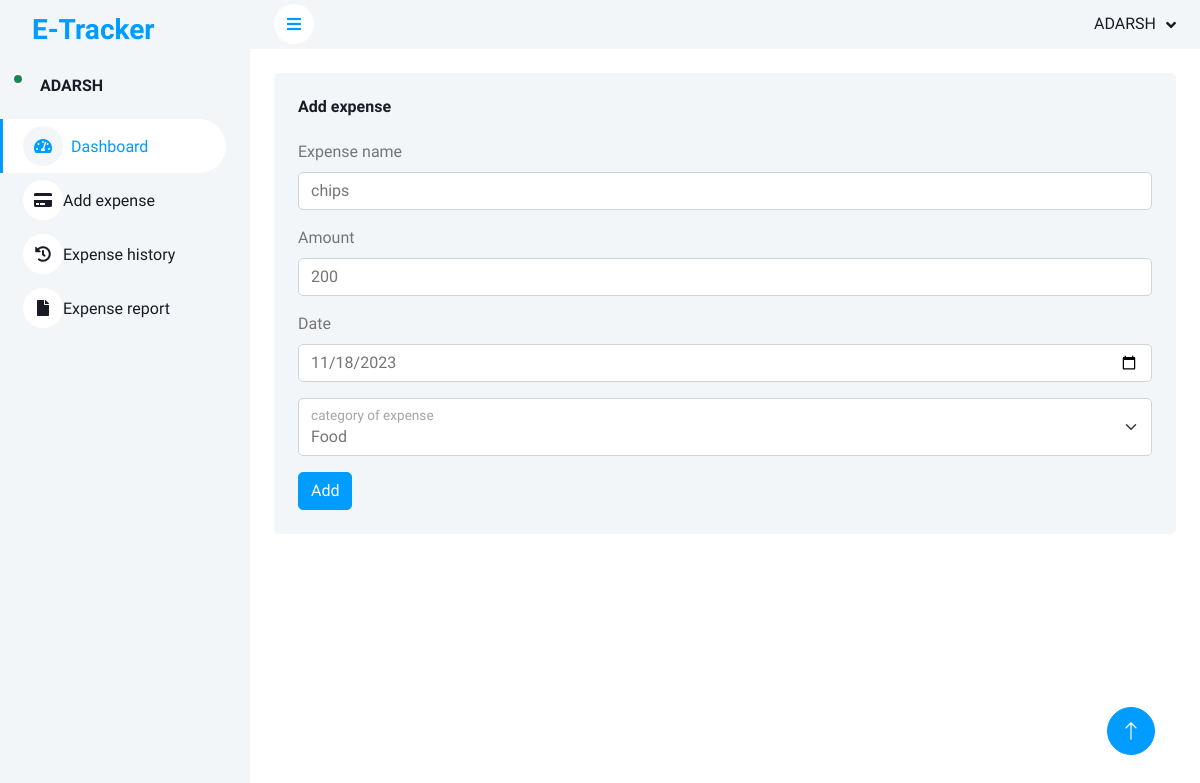
Screenshot of /userapp/expense_edit/2 (signed in) with the database file from the repository.
### accounts/models.py (models this page shows)
class CustomUser(AbstractUser):
    email = models.EmailField(unique=True)
    groups = models.ManyToManyField('auth.Group', related_name='custom_users')
    user_permissions = models.ManyToManyField('auth.Permission', related_name='custom_users')

### userapp/models.py (models this page shows, shortened)
class expense(models.Model):
    user = models.ForeignKey(settings.AUTH_USER_MODEL, on_delete=models.CASCADE)
    expense_name = models.CharField(max_length=50)
    amount = models.IntegerField()
    date = models.DateField()
    category = models.CharField(max_length=50)
    created_at = models.DateTimeField(auto_now_add=True)

### userapp/views.py (the view)
# urls.py: path('expense_edit/<int:dataid>', views.expense_edit, name='expense_edit'),
def expense_edit(req,dataid):
    data=expense.objects.get(id=dataid)
    return render(req,"edit_expense.html",{"data":data})

### userapp/templates/edit_expense.html (shortened to what this page needs)
<!DOCTYPE html>
{% extends "index.html" %}
{% block content %}
<html lang="en">
<head>
</head>
<body>
    <div class="container-fluid pt-4 px-4">
        <div class="row g-4">
        <div class="col-sm-12 col-xl">
            <div class="bg-light rounded h-100 p-4">
                <h6 class="mb-4">Add expense</h6>
                <form method='post' action='{% url "expense_update" dataid=data.id %}'>
                    <div class="mb-3">
                        <label for="expense name" class="form-label">Expense name</label>
                        <input type="text" class="form-control" id="exampleInputEmail1"  name='expense_name' placeholder="expense_name" value="{{data.expense_name}}">
                    </div>
                    <div class="mb-3">
                        <label for="Amount" class="form-label">Amount</label>
                        <input type="text" class="form-control" id="exampleInputEmail1" name='amount'placeholder="Amount" value="{{data.amount}}">
                    </div>
                    <div class="mb-3">
                        <label for="date" class="form-label">Date</label>
                        <input type="date" class="form-control" id="exampleInputEmail1" name='date' value="{{data.date|date:'Y-m-d'}}">
                    </div>
                    <div class="form-floating mb-3">
                        <select class="form-select" id="floatingSelect" aria-label="Floating label select example" name='category'>
                            <option selected="">{{data.category}}</option>
                        </select>
                        <label for="floatingSelect">category of expense</label>
                    </div>
                    <button type="submit" class="btn btn-primary">Add</button>
                </form>
            </div>
        </div>
    </div>
    </div>
</body>
</html>
{% endblock %}

### userapp/templates/index.html (shortened to what this page needs)
<!DOCTYPE html>
{% load static %}
<html lang="en">
<head>
    <link href="https://cdnjs.cloudflare.com/ajax/libs/font-awesome/5.10.0/css/all.min.css" rel="stylesheet">
    <link href="https://cdn.jsdelivr.net/npm/bootstrap-icons@1.4.1/font/bootstrap-icons.css" rel="stylesheet">
    <link href="{% static 'lib/owlcarousel/assets/owl.carousel.min.css' %}" rel="stylesheet">
    <link href="{% static 'lib/tempusdominus/css/tempusdominus-bootstrap-4.min.css' %}" rel="stylesheet" />
    <link href="{% static 'css/bootstrap.min.css' %}" rel="stylesheet">
    <link href="{% static 'css/style.css' %}" rel="stylesheet">
</head>
<body>
    <div class="container-xxl position-relative bg-white d-flex p-0">
        <div class="sidebar pe-4 pb-3">
            <nav class="navbar bg-light navbar-light">
                <a href="index.html" class="navbar-brand mx-4 mb-3">
                    <h3 class="text-primary">E-Tracker</h3>
                </a>
                <div class="d-flex align-items-center ms-4 mb-4">
                    <div class="position-relative">
                        <div class="bg-success rounded-circle border border-2 border-white position-absolute end-0 bottom-0 p-1"></div>
                    </div>
                    <div class="ms-3">
                        <h6 class="mb-0">
                            {% if user.is_authenticated %}
                               {{ user.username }}
                            {% endif %}
                        </h6>
                    </div>
                </div>
                <div class="navbar-nav w-100">
                    <a href="{% url "index" %}" class="nav-item nav-link active"><i class="fa fa-tachometer-alt me-2"></i>Dashboard</a>
                    <div class="nav-item dropdown">
                        <a href="{% url "add_expense" %}" class="nav-link " ><i class="fa fa-credit-card"></i>Add expense</a>
                    </div>
                    <a href="{% url "expense_history" %}" class="nav-item nav-link"><i class="fa fa-history"></i>Expense history</a>
                    <a href="{% url "expense_report" %}" class="nav-item nav-link"><i class="fa fa-file"></i>Expense report</a>
                </div>
            </nav>
        </div>
        <div class="content">
            <nav class="navbar navbar-expand bg-light navbar-light sticky-top px-4 py-0">
                <a href="#" class="sidebar-toggler flex-shrink-0">
                    <i class="fa fa-bars"></i>
                </a>
                <div class="navbar-nav align-items-center ms-auto">
                    <div class="nav-item dropdown">
                        <a href="#" class="nav-link dropdown-toggle" data-bs-toggle="dropdown">
                            {% if user.is_authenticated %}
                               {{ user.username }}
                            {% endif %}
                        </a>
                    </div>
                </div>
            </nav>
            {% block content %}{% endblock %}
        </div>
        <a href="#" class="btn btn-lg btn-primary btn-lg-square back-to-top"><i class="bi bi-arrow-up"></i></a>
    </div>
</body>
</html>

### accounts/static/css/style.css (style rules this page uses)
:root { --primary: #009CFF; --light: #F3F6F9; --dark: #191C24; }
.back-to-top { position: fixed; display: none; right: 45px; bottom: 45px; z-index: 99; }
.btn { transition: .5s; }
.btn.btn-primary { color: #FFFFFF; }
.btn-lg-square { width: 48px; height: 48px; }
.btn-square, .btn-sm-square, .btn-lg-square { padding: 0; display: inline-flex; align-items: center; justify-content: center; font-weight: normal; border-radius: 50px; }
.sidebar { position: fixed; top: 0; left: 0; bottom: 0; width: 250px; height: 100vh; overflow-y: auto; background: var(--light); transition: 0.5s; z-index: 999; }
.content { margin-left: 250px; min-height: 100vh; background: #FFFFFF; transition: 0.5s; }
@media (min-width: 992px) { .sidebar { margin-left: 0; } }
@media (min-width: 992px) { .content { width: calc(100% - 250px); } }
.sidebar .navbar .navbar-nav .nav-link { padding: 7px 20px; color: var(--dark); font-weight: 500; border-left: 3px solid var(--light); border-radius: 0 30px 30px 0; outline: none; }
.sidebar .navbar .navbar-nav .nav-link:hover, .sidebar .navbar .navbar-nav .nav-link.active { color: var(--primary); background: #FFFFFF; border-color: var(--primary); }
.sidebar .navbar .navbar-nav .nav-link i { width: 40px; height: 40px; display: inline-flex; align-items: center; justify-content: center; background: #FFFFFF; border-radius: 40px; }
.sidebar .navbar .navbar-nav .nav-link:hover i, .sidebar .navbar .navbar-nav .nav-link.active i { background: var(--light); }
.content .navbar .navbar-nav .nav-link { margin-left: 25px; padding: 12px 0; color: var(--dark); outline: none; }
.content .navbar .sidebar-toggler, .content .navbar .navbar-nav .nav-link i { width: 40px; height: 40px; display: inline-flex; align-items: center; justify-content: center; background: #FFFFFF; border-radius: 40px; }
.content .navbar .dropdown-toggle::after { margin-left: 6px; vertical-align: middle; border: none; content: "\f107"; font-family: "Font Awesome 5 Free"; font-weight: 900; transition: .5s; }

### rows the page displays
CustomUser: username "ADARSH"
expense: expense_name "chips", amount "200", date "11/18/2023", category "Food"
